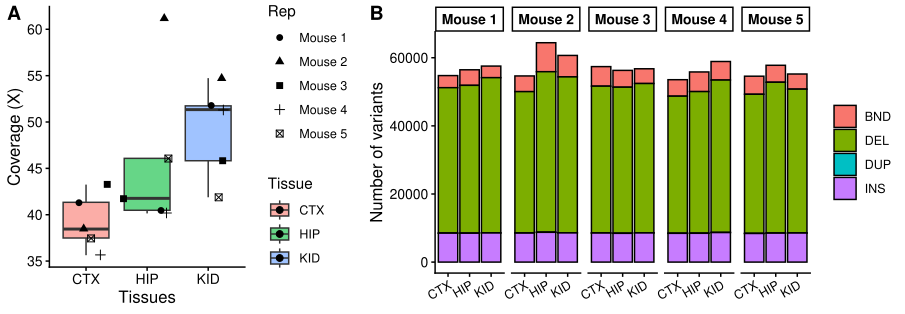

Recreate this plot in R.
#######################################################################################################################################
### Figure S1 - sequencing coverage + total number of variants per sample
#######################################################################################################################################
rm(list = ls())
library(ggplot2)
library(data.table)
library(stringr)
library(ggpubr)
#######################################################################################################################################
df <- read.table("../data/mapping_stat.txt",header=T,sep='\t')
genome_l <- sum(read.table("../../zenodo/input_data/GRCm39.vM28.primary_assembly.genome.fa.fai.noscaff.chr")[,2])
vcfbed <- fread("../../analyses/01_parse_vcf/parsed_vcf.bed.gz",sep='\t',header = T,data.table = F)
#######################################################################################################################################

### Panel A - sequencing coverage


# Calc coverage as mapped bases / total bases in the mm39 genome
df$coverage <- df$mapped_bases / genome_l

# Rep names
df$Rep <- paste0("Mouse ",df$Rep-1)

pA=ggplot(df,aes(x=Tissue,y=coverage,fill=Tissue)) +
  theme_classic() +
  geom_boxplot(alpha=.6,outliers = F) +
  geom_point(aes(shape=Rep),size=2,position = position_jitter()) +
  # x axis
  xlab("Tissues") +
  theme(axis.text.x=element_text(size = 10,angle = 0, hjust = .5)) +
  theme(axis.title.x = element_text(size=12)) +
  # y axis
  ylab("Coverage (X)") +
  theme(axis.text.y=element_text(size = 10)) +
  theme(axis.title.y = element_text(size=12))

#######################################################################################################################################

#######################################################################################################################################


### Panel B - raw number of variants per sample
ff <- data.frame()
for (sample in colnames(vcfbed[,grepl("_ALT",colnames(vcfbed))])) {
  if (!grepl("_THRE",sample)) {
    # count variants by SVTYPE
    d1 <- subset(vcfbed,vcfbed[,sample]>=1)
    count_sample <- as.data.frame(table(d1$SVTYPE))
    count_sample$sample <- sample
    # bind
    ff <- rbind(ff,count_sample)
  }
}

# modify sample name
ff$sample2 <- paste0(str_split_fixed(ff$sample,"_",4)[,3],"_",as.numeric(str_split_fixed(ff$sample,"_",4)[,2])-1)
ff$mouse <- paste0("Mouse ",str_split_fixed(ff$sample2,"_",2)[,2])
ff$tissue <- str_split_fixed(ff$sample2,"_",2)[,1]


pB=ggplot(ff,aes(x=tissue,y=Freq,fill=Var1)) +
  theme_classic() +
  geom_bar(stat="identity",color='black') +
  # annotation
 # geom_text(aes(label=Var1),position = position_stack(vjust = 0.5),size=2.7) +
  # x axis
  xlab("xx") +
  theme(axis.text.x=element_text(size = 9,angle = 30, hjust = 1)) +
  theme(axis.title.x = element_text(size=0)) +
  # y axis
  ylab("Number of variants") +
  theme(axis.text.y=element_text(size = 10)) +
  theme(axis.title.y = element_text(size=12)) +
  # legend
  theme(legend.title = element_blank()) +
  # facet
  facet_grid(~mouse,scales = "free",space = "free") +
  theme(strip.text.x = element_text(size = 10, colour = "black", angle = 0, face= 'bold'))


#######################################################################################################################################

#######################################################################################################################################


pp=ggarrange(pA,pB,ncol=2,widths = c(.4,.6),labels = c("A","B"))

ggsave(filename='FigS1.pdf',plot=pp,width=230,height=80,units='mm')
